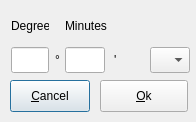
<ui version="4.0" >
 <class>LatLongEditDlg</class>
 <widget class="QDialog" name="LatLongEditDlg" >
  <property name="geometry" >
   <rect>
    <x>0</x>
    <y>0</y>
    <width>196</width>
    <height>122</height>
   </rect>
  </property>
  <property name="windowTitle" >
   <string>ChangeMeAtRunTime</string>
  </property>
  <widget class="QLabel" name="labelDegrees" >
   <property name="geometry" >
    <rect>
     <x>11</x>
     <y>11</y>
     <width>38</width>
     <height>30</height>
    </rect>
   </property>
   <property name="text" >
    <string>Degrees</string>
   </property>
   <property name="wordWrap" >
    <bool>false</bool>
   </property>
  </widget>
  <widget class="QLabel" name="TextLabel3" >
   <property name="geometry" >
    <rect>
     <x>55</x>
     <y>47</y>
     <width>16</width>
     <height>26</height>
    </rect>
   </property>
   <property name="text" >
    <string>°</string>
   </property>
   <property name="wordWrap" >
    <bool>false</bool>
   </property>
  </widget>
  <widget class="QLabel" name="TextLabel4" >
   <property name="geometry" >
    <rect>
     <x>114</x>
     <y>47</y>
     <width>37</width>
     <height>26</height>
    </rect>
   </property>
   <property name="text" >
    <string>'</string>
   </property>
   <property name="wordWrap" >
    <bool>false</bool>
   </property>
  </widget>
  <widget class="QLabel" name="labelMinutes" >
   <property name="geometry" >
    <rect>
     <x>65</x>
     <y>11</y>
     <width>73</width>
     <height>30</height>
    </rect>
   </property>
   <property name="text" >
    <string>Minutes</string>
   </property>
   <property name="wordWrap" >
    <bool>false</bool>
   </property>
  </widget>
  <widget class="QPushButton" name="PushButtonCancel" >
   <property name="geometry" >
    <rect>
     <x>10</x>
     <y>80</y>
     <width>80</width>
     <height>32</height>
    </rect>
   </property>
   <property name="text" >
    <string>&amp;Cancel</string>
   </property>
  </widget>
  <widget class="QPushButton" name="PushButtonOK" >
   <property name="geometry" >
    <rect>
     <x>100</x>
     <y>80</y>
     <width>88</width>
     <height>32</height>
    </rect>
   </property>
   <property name="text" >
    <string>&amp;Ok</string>
   </property>
  </widget>
  <widget class="QLineEdit" name="LineEditDegrees" >
   <property name="geometry" >
    <rect>
     <x>11</x>
     <y>47</y>
     <width>38</width>
     <height>26</height>
    </rect>
   </property>
  </widget>
  <widget class="QLineEdit" name="LineEditMinutes" >
   <property name="geometry" >
    <rect>
     <x>65</x>
     <y>47</y>
     <width>40</width>
     <height>26</height>
    </rect>
   </property>
  </widget>
  <widget class="QComboBox" name="ComboBoxNSEW" >
   <property name="geometry" >
    <rect>
     <x>150</x>
     <y>47</y>
     <width>40</width>
     <height>26</height>
    </rect>
   </property>
   <property name="maxCount" >
    <number>2</number>
   </property>
  </widget>
 </widget>
 <pixmapfunction>qPixmapFromMimeSource</pixmapfunction>
 <resources/>
 <connections/>
</ui>
